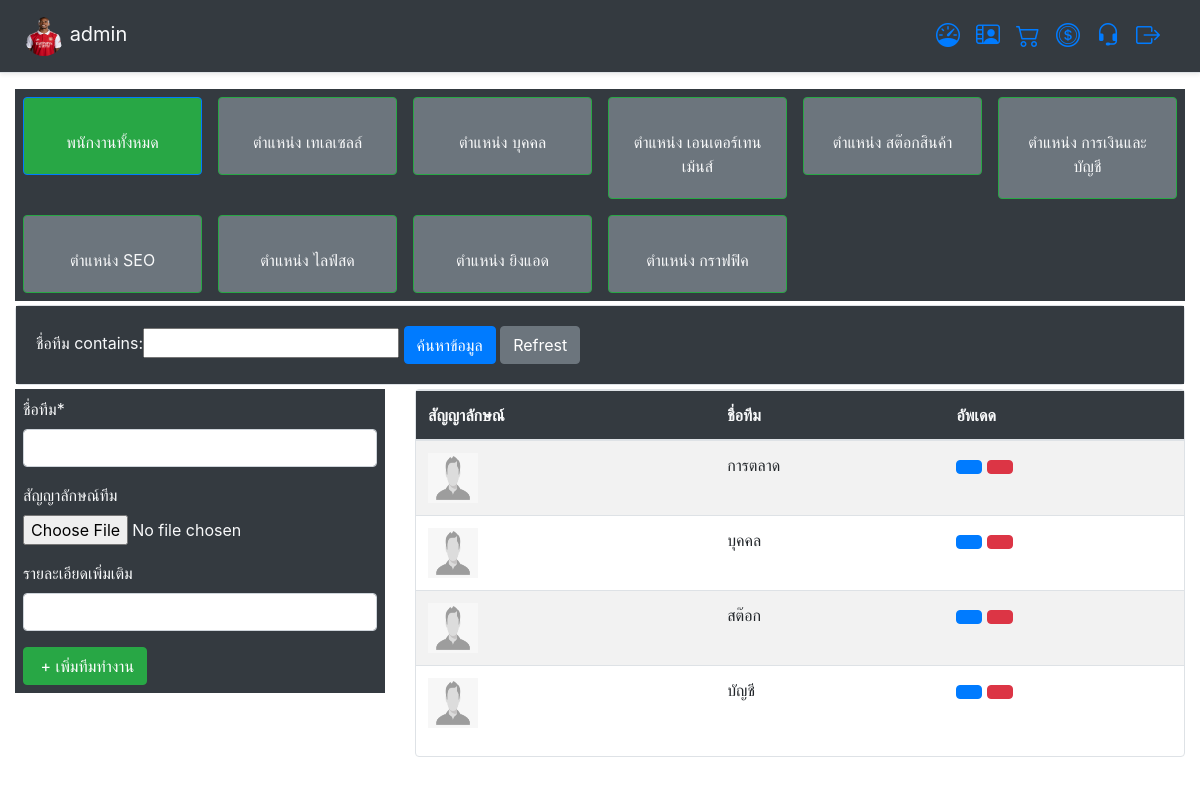
The page /user/add_team/ (signed in) on the database its author committed.
### app_user/models.py (models this page shows, shortened)
class ProfileUser(models.Model):
    username = models.OneToOneField(User,on_delete=models.CASCADE) # ชื่อพนักงาน
    image_profile = models.ImageField('รูปภาพโปรไฟล์',upload_to='image_profile',null=True,blank=True,default='default.png')#รูปภาพโปรไฟล์
    nickname = models.CharField('ชื่อพนักงาน',max_length=20,blank=True)	# ชื่อเล่นพนักงาน
    address = models.CharField('ที่อยู่',max_length=255,blank=True,null=True)# ที่อยู่
    phone = models.CharField('เบอร์โทรศัพท์',max_length=10,blank=True) #  เบอร์โทรศัพท์
    image_id_card = models.ImageField('สำเนาบัตรประชาชน',upload_to='image_id_card',null=True,blank=True,default='default.png')#สำเนาบัตรประชาชน
    bank_id = models.IntegerField('หมายเลขบัญชีธนาคาร',blank=True,null=True)#หมายเลขบัญชีธนาคาร
    image_bank = models.ImageField('สำเนาบัญชีธนาคาร',upload_to='image_bank',null=True,blank=True,default='default.png') #สำเนาบัญชีธนาคาร
    level = models.TextChoices("Level", "ฝ่ายการตลาด ฝ่ายสต๊อกสินค้า ฝ่ายการเงินการบัญชี ฝ่ายบุคคล")
    permission = models.CharField('สิทธิ์การใช้งาน',blank=True, choices=level.choices, max_length=21)#สิทธิ์การใช้งาน
    team = models.ForeignKey(Team,on_delete=models.CASCADE,blank=True,null=True)#ฝาย
    position = models.ForeignKey(Positions,on_delete=models.CASCADE,blank=True,null=True)#ตำแหน่งงาน
    MedalType = models.TextChoices("MedalType", "น้อยกว่า1ปี 1ปี 2ปี มากกว่า3ปี")
    working_experience = models.CharField('ประสบการณ์ทำงาน',blank=True, choices=MedalType.choices, max_length=20)#ประสบการณ์ทำงาน
    working_skill = models.ForeignKey(Skill,on_delete=models.CASCADE,blank=True,null=True)#ทักษะการทำงาน
    worked_date = models.DateTimeField('วันเริ่มงาน',auto_now_add=True,blank=True,null=True)#วันเริ่มงาน
    image_check = models.BooleanField(default=False)
    other = models.TextField('หมายเหตุ',max_length=255,blank=True)
    class Meta:
        ordering = ["-username"]
        verbose_name_plural = "Profile"
        verbose_name = "Member"

class Team (models.Model):
    name = models.CharField('ชื่อทีม',max_length=255)
    image =  models.ImageField('สัญญาลักษณ์ทีม',upload_to='image_teams',null=True,blank=True,default='default.png') #รูปถ่าย
    detail = models.CharField('รายละเอียดเพิ่มเติม',max_length=255,null=True,blank=True)
    class Meta:
        ordering = ["-id"]
        verbose_name_plural = "Create Team"
        verbose_name = "Name Team"

### app_user/views.py (the view)
# urls.py: path('add_team/',Add_Team,name='add-team'),
@login_required(login_url="/")
def Add_Team (request ):
	filterteam = TeamFilter(request.GET,queryset=Team.objects.all())
	filter = filterteam.form
	team = filterteam.qs
	if request.method == "POST":
		form = TeamForm(request.POST)
		if form.is_valid():
			form.save()
			return redirect("/user")
	else:
		form = TeamForm()
	context = {
		"team":team,
		"form": form,
		"filter":filter,
	}
	return render (request,'html_user/add_team.html',context)

### app_user/forms.py
class TeamForm(forms.ModelForm):
    class Meta:
        model = Team
        fields = '__all__'

### templates/html_user/add_team.html (shortened to what this page needs)
{% extends 'base/layout.html'%}
{% load crispy_forms_tags %}
{% block content%}
<div class="container-fluid">
	{% include 'html_user/navbar_user.html'%}
	<div class="row mt-1">
		<div class="col-md-12 ">
			<div class="card border">
			  <div class="card-body bg-dark text-light">
				<form method="GET" action="#">
				{{ filter }}
					<button type="submit" class="btn btn-primary">ค้นหาข้อมูล</button>
					<a  class="btn btn-secondary " href="{%url 'add-team'%}"> Refrest </a>
				</form>
			  </div>
			</div>
		</div>
	</div>
	<div class="row mt-1">
		<div class="col-md-4">
			<div class="card-border bg-dark text-light p-2">
				<form action="" method="post">
					{{ form|crispy }}
					<input type="submit" value=" + เพิ่มทีมทำงาน" class="btn btn-success ">
				</form>
			</div>
		</div>
		<div class="col-md-8">
			<div class="card border">
				<table class="table table-striped">
					<thead class="bg-dark text-light">
						<tr>
							<th>สัญญาลักษณ์</th>
							<th>ชื่อทีม</th>
							<th>อัพเดด</th>
						</tr>
					</thead>
					<tbody>
						{% for team in team %}
						<tr>
							<td> <img src="{{ team.image.url}}" width="50" height="50" alt=""></td>
							<td> {{ team.name }} </td>
							<td>
								<a href = "{% url 'update-team' team.id%}" class =" btn btn-primary" ></a>
								<a href = "{% url 'delete-team' team.id%}" class = " btn btn-danger"></a>
							</td>
						</tr>
						{% endfor %}
					</tbody>
				</table>
			</div>
		</div>
	</div>
</div>
{% endblock content %}

### templates/base/navbar.html (shortened to what this page needs)
<div class="d-flex flex-column flex-md-row align-items-center p-3 px-md-4 mb-3 bg-dark border-bottom shadow-sm">
	<h5 class = "my-0 mr-md-auto font-weight-normal text-light"><img src="{{ user.profileuser.image_profile.url }}" width="40" height="40"class="rounded-circle" > {{ user.username}}</h5>
	<nav class="my-2 my-md-0 mr-md-3  ">
		<h5 class="my-0 mr-md-auto font-weight-normal text-light"><a href ="/dashboard/"><i class="bi bi-speedometer fa-5x" style="font-size:24px;"></i></a></h5>
	</nav>
	{% if user.is_authenticated and user.is_superuser and user.is_staff %}
	<nav class="my-2 my-md-0 mr-md-3">
		<h5 class="my-0 mr-md-auto font-weight-normal text-light"><a href ="/user/"><i class="bi bi-person-video2" style="font-size:24px;"></i></a></h5>
	</nav>
	<nav class="my-2 my-md-0 mr-md-3">
		<h5 class="my-0 mr-md-auto font-weight-normal text-light"><a href="/stock/"><i class="bi bi-cart2" style="font-size:24px;"></i></a></h5>
	</nav>
	<nav class="my-2 my-md-0 mr-md-3">
		<h5 class="my-0 mr-md-auto mr-md-auto font-weight-normal text-light"><a href="/money/"><i class="bi bi-coin" style="font-size:24px;"></i></a></h5>
	</nav>
	<nav class="my-2 my-md-0 mr-md-3">
		<h5 class="my-0 mr-md-auto mr-md-auto font-weight-normal text-light"><a href="/sale/"><i class="bi bi-headset" style="font-size:24px;"></i></a></h5>
	</nav>
	{% elif  user.is_authenticated and user.profileuser.permission == "ฝ่ายบุคคล" %}
	<nav class="my-2 my-md-0 mr-md-3">
		<h5 class="my-0 mr-md-auto font-weight-normal text-light"><a href ="/user/"><i class="bi bi-person-video2" style="font-size:24px;"></i></a></h5>
	</nav>
	{% elif  user.is_authenticated and user.profileuser.permission == "ฝ่ายสต๊อกสินค้า" %}
	<nav class="my-2 my-md-0 mr-md-3">
		<h5 class="my-0 mr-md-auto font-weight-normal text-light"><a href="/stock/"><i class="bi bi-cart2" style="font-size:24px;"></i></a></h5>
	</nav>
	{% elif  user.is_authenticated and user.profileuser.permission == "ฝ่ายการเงินการบัญชี" %}
	<nav class="my-2 my-md-0 mr-md-3">
		<h5 class="my-0 mr-md-auto mr-md-auto font-weight-normal text-light"><a href="/money/"><i class="bi bi-coin" style="font-size:24px;"></i></a></h5>
	</nav>
	{% elif  user.is_authenticated and user.profileuser.permission == "ฝ่ายการตลาด" %}
	<nav class="my-2 my-md-0 mr-md-3">
		<h5 class="my-0 mr-md-auto mr-md-auto font-weight-normal text-light"><a href="/sale/"><i class="bi bi-headset" style="font-size:24px;"></i></a></h5>
	</nav>
	{% endif %}
	<nav class="my-2 my-md-0 mr-md-3">
		<a href="/logout"><i class="bi bi-box-arrow-right" style="font-size:24px;" ></i></a>
	</nav>
</div>

### rows shown on the page
Team: image (placeholder picture), name "การตลาด"
Team: image (placeholder picture), name "บุคคล"
Team: image (placeholder picture), name "สต๊อก"
Team: image (placeholder picture), name "บัญชี"

### other values the page prints
{{ user.username }} "admin"
